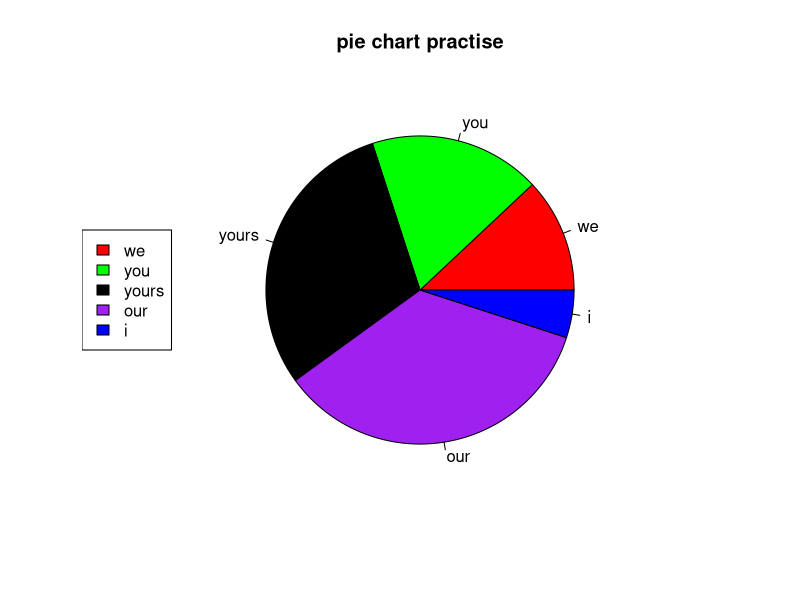
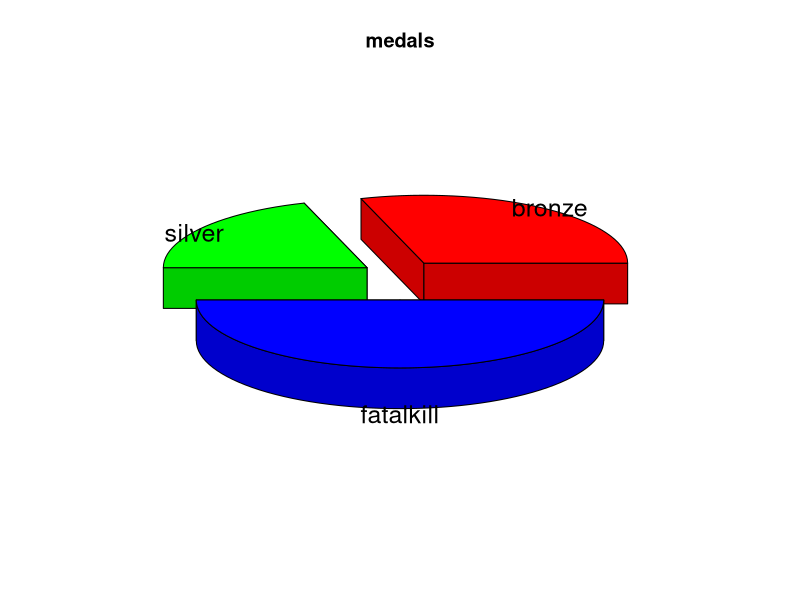
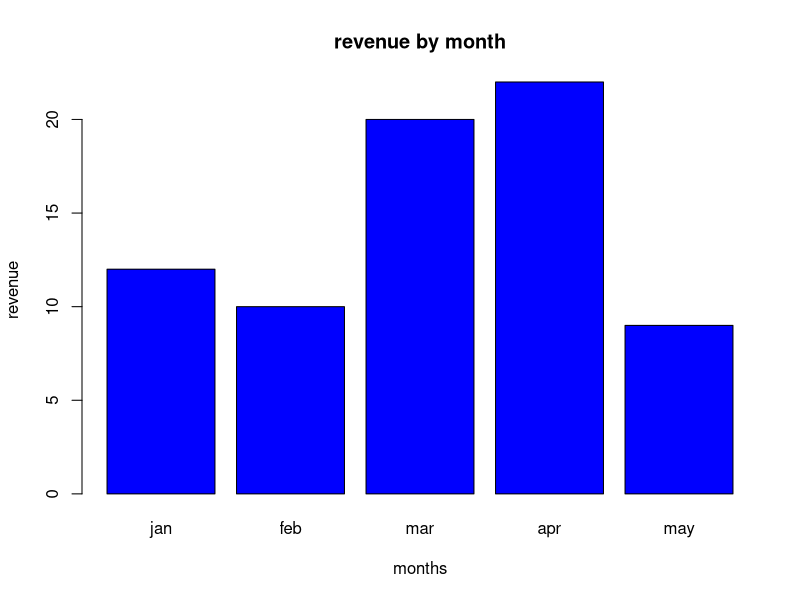
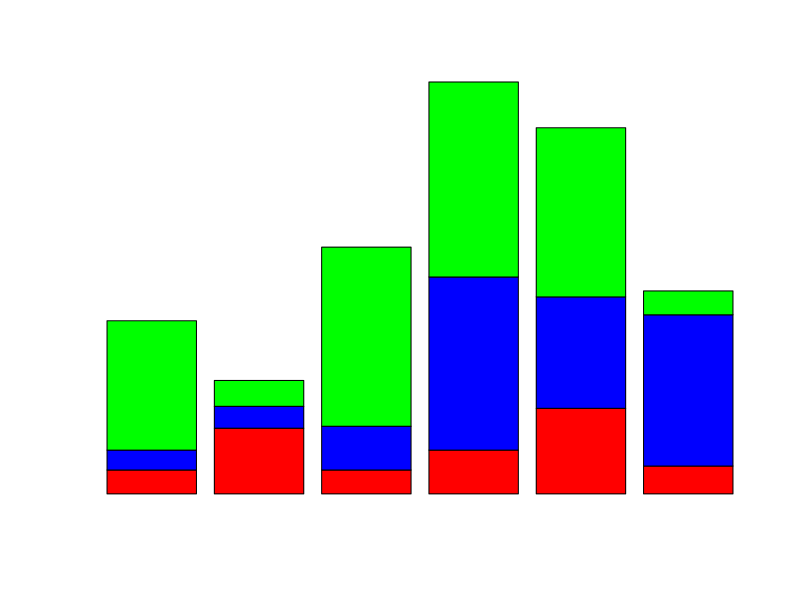

The R script that drew these images, in order: (Note: this script raises an error after producing the figures.)
# Pie chart

#syntax = pie(x,labels,radius,main,col,clockwise)

#x= vector
#labels= labels of pie chart
#radius= radius of pie chart
#main = title of pie chart
#col = color of pie chart
#clockwise= direction of pie chart



x1<-c(12,18,30,35,5)
color<-c("red","green","black","purple","blue")
pie(x=x1,labels = c("we","you","yours","our","i"),main = "pie chart practise",col = color)


#slice percentage & Legends in pie chart

# syntax = legend(x,y=null,legend,fill,col,bg)

# x,y = are the coordinates to be used to position the legend
#legend = is the text of legend
#fill = is the color to use for filling the boxes besides the legend text
#col = defines the color of lines and points besides the legend text
#bg = is the background color for the legend box


legend("left",legend=c("we","you","yours","our","i"),fill=color)
  
# creating a 3d pie chart 

install.packages("plotrix") #First intall plotrix library
library("plotrix")

x1<-c(30,20,50)
labels2<-c("bronze","silver","fatalkill")
pie3D(x1,labels=labels2,explode=0.2,main="medals")
       



# Creating bar chart

#syntax= barplot(h,x,y,main,name.arg,col)

#H - a vector or matrix which contain numeric values used in the bar plot
#xlab - a label for the x-axis
#ylab -- a label for the y-axis
#main - title of the bar chart
#name.org - a vector of names that appear under each bar
#col - it is used to give color to the bars in the graph

h1<-c(12,10,20,22,9)
m1<-c("jan","feb","mar","apr","may")
barplot(h1,names.arg =m1,xlab = "months",ylab = "revenue",main = "revenue by month",col="blue",border = "black" )



# Group bar chart & stack bar chart

region<-c("west","east","south")
values1<-matrix(c(12,33,12,22,43,14,10,11,22,87,56,76,65,13,90,98,85),nrow=3,byrow=TRUE)

barplot(values1,names.arg = m1,xlab = "months",ylab = "revenue",main = "Revenue by months",col = c("red","blue","green"))

legend("bottomright",region,cex = 0.4,fill=c("red","blue","green"))




# ............Histogram..............

#for creating a histogram R provides hist() function

#syntax- hist(v,main,xlab,ylab,xlim,ylim,breaks,col,border)


# v- it is a vector that contain numeric values1
# main- it indicates the title of the chart
# col- it id used to set the color of the chartr
# border- it is used to set the border of bar
# xlab- it is used to describe the x-axis
# ylab- it is used to describe the y-axis
# xlim- it is used to specify the range of values on the x-axis
# ylim- it is used to specify the range of values on y-axis
# breaks- it is used to mention the width of each bar


hist(values1,main = "Histogram",xlab = "numbers",ylab = "frequency",xlim = c(0,100),ylim = c(0,5),col = c("red","blue","green"),breaks = 4)




# ................Line & point chart...........

#line graph, there are points connecting the data to show the continous
#changes.The lines in line graph can move up and down based on the data

#syntax- plot(v,type,col,xlab,ylab)

# type- this parameter takes the values -- i- to draw only lines
#                                         p- to draw only points
#                                          o- to draw both lines and points




i1<-c(2,5,10,8,11,20,17)
plot(i1,type = "o",main="line chart",xlab = "number",ylab = "data",col="blue")

# Multiple line using lines() function

i2<-c(5,6,1,6,2,10,15,3)
i3<-c(9,11,2,8,4,5,11,19)
lines(i2,type="o",col="blue")
lines(i3,type="o",col="black")



# ...............Scatter plot...............

#the scatter plots are used to compare variable
#a comparison between variables is required when we need to define how
#much one variable is affected by another variable

# There are following function for plottiing scatter plot
library(dplyr)
View(mtcars)
dim(mtcars)
names(mtcars)


data1<-mtcars[c("wt","mpg")]


plot(x=data1$wt,y=data1$mpg,xlab = "weight",ylab = "milage",xlim = c(2.5,5),ylim = c(15,30),main = "weight vs milage",col=c("blue","red"))


# Scatterplot using ggplot2

install.packages("colorspace")

library(ggplot2)
ggplot(mtcars,aes(x=drat,y=mpg))+geom_point()



